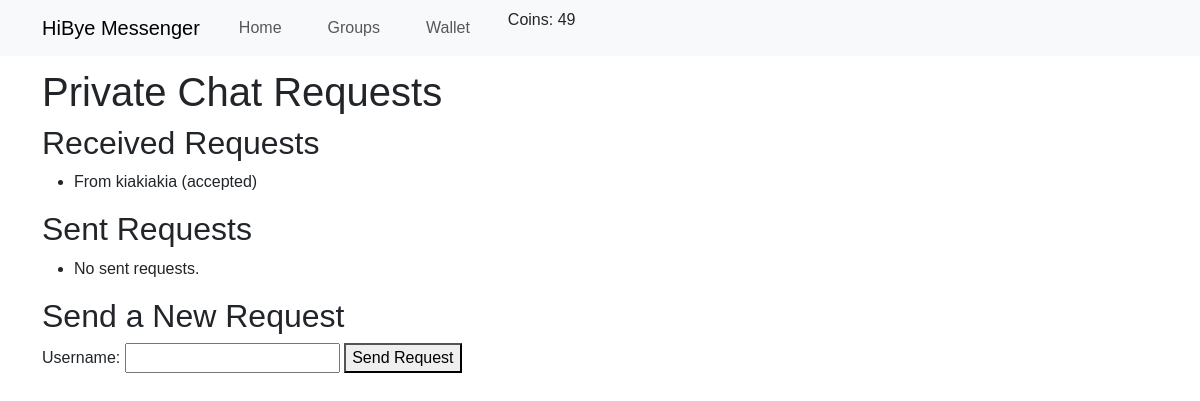
The app's page /messaging/private_chat_requests/ (signed in) with its own data.
### accounts/models.py (models this page shows, shortened)
class CustomUser(AbstractBaseUser, PermissionsMixin):
    email = models.EmailField(max_length=255, unique=True)
    username = models.CharField(max_length=255, unique=True)
    is_active = models.BooleanField(default=True)
    is_staff = models.BooleanField(default=False)
    coins = models.IntegerField(default=50)  # Default to 50 coins on registration
    objects = CustomUserManager()
    USERNAME_FIELD = 'username'
    EMAIL_FIELD = 'email'
    groups = models.ManyToManyField(
        AuthGroup,
        related_name='customuser_set',  # Change the related_name to avoid conflict
        blank=True
    )
    user_permissions = models.ManyToManyField(
        'auth.Permission',
        related_name='customuser_set',  # Change the related_name to avoid conflict
        blank=True
    )

### messaging/models.py (models this page shows, shortened)
class PrivateChatRequest(models.Model):
    sender = models.ForeignKey(User, related_name='sent_requests', on_delete=models.CASCADE)
    receiver = models.ForeignKey(User, related_name='received_requests', on_delete=models.CASCADE)
    status = models.CharField(max_length=10, choices=[('pending', 'Pending'), ('accepted', 'Accepted'), ('declined', 'Declined')], default='pending')
    created_at = models.DateTimeField(auto_now_add=True)

### messaging/views.py (the view)
# urls.py: path('private_chat_requests/', private_chat_requests, name='private_chat_requests'),
@login_required
def private_chat_requests(request):
    received_requests = PrivateChatRequest.objects.filter(receiver=request.user)
    sent_requests = PrivateChatRequest.objects.filter(sender=request.user)
    return render(request, 'private_chat_requests.html', {
        'received_requests': received_requests,
        'sent_requests': sent_requests
    })

### templates/private_chat_requests.html (shortened to what this page needs)
{% extends 'base.html' %}
{% block content %}
<h1>Private Chat Requests</h1>
<h2>Received Requests</h2>
<ul>
    {% for request in received_requests %}
        <li>
            From {{ request.sender.username }} ({{ request.status }})
        </li>
    {% endfor %}
</ul>
<h2>Sent Requests</h2>
<ul>
    {% for request in sent_requests %}
        <li>
            To {{ request.receiver.username }} ({{ request.status }})
        </li>
    {% empty %}
        <li>No sent requests.</li>
    {% endfor %}
</ul>
<h2>Send a New Request</h2>
<form method="post" action="{% url 'send_private_chat_request' %}">
    <label for="username">Username:</label>
    <input type="text" name="username" id="username" required>
    <button type="submit">Send Request</button>
</form>
{% endblock %}

### templates/base.html (shortened to what this page needs)
{% load static %}
<!DOCTYPE html>
<html lang="en">
<head>
    <link rel="stylesheet" href="{% static 'css/bootstrap.min.css' %}">
    <link rel="stylesheet" href="{% static 'css/styles.css' %}">
</head>
<body>
    <nav class="navbar navbar-expand-lg navbar-light bg-light fixed-top">
        <div class="container">
            <a class="navbar-brand" href="{% url 'index' %}">HiBye Messenger</a>
            <div class="collapse navbar-collapse" id="navbarResponsive">
                <ul class="navbar-nav ml-auto">
                    <li class="nav-item">
                        <a class="nav-link" href="{% url 'index' %}">Home</a>
                    </li>
                    <li class="nav-item">
                        <a class="nav-link" href="{% url 'groups' %}">Groups</a>
                    </li>
                    <li class="nav-item">
                        <a class="nav-link" href="{% url 'transactions' %}">Wallet</a>
                    </li>
                    <li class="nav-item">
                        Coins: {{ user.coins }}
                    </li>
                </ul>
            </div>
        </div>
    </nav>
    <main class="container mt-5">
        {% block content %}
        {% endblock %}
    </main>
</body>
</html>

### static/css/styles.css (style rules this page uses)
body { padding-top: 56px; font-family: Arial, sans-serif; margin: 0; padding: 0; }
nav ul { list-style-type: none; margin: 0; padding: 0; display: flex; justify-content: center; }
nav ul li { margin: 0 15px; }
nav ul li a { color: #fff; text-decoration: none; }
main { padding: 20px; }

### records on screen
CustomUser: coins "49"
PrivateChatRequest: sender.username "kiakiakia", status "accepted"
